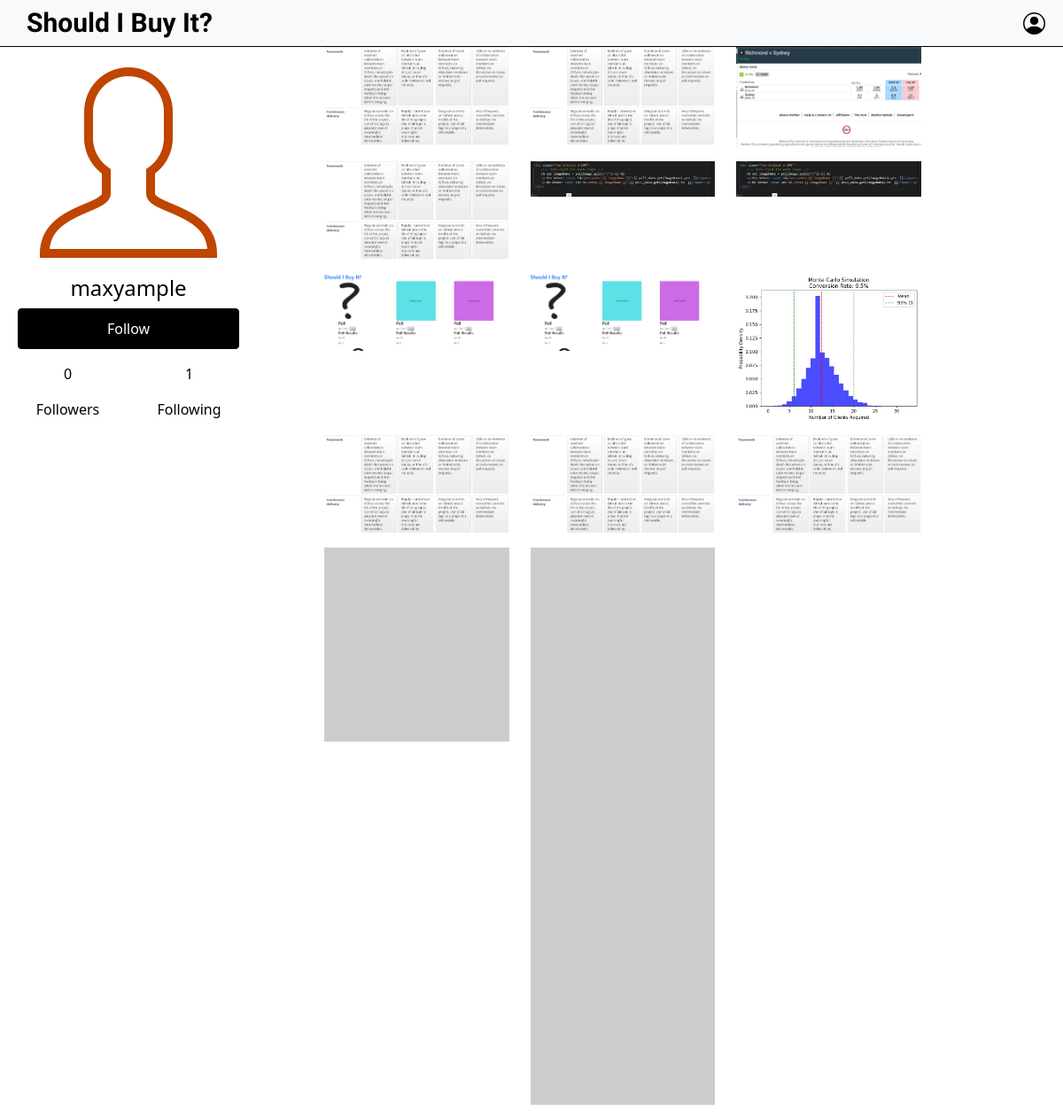
The page /user/13 (signed in) on the database its author committed.
### database/models.py (models this page shows, shortened)
class User(db.Model):
    id = db.Column(db.Integer, primary_key=True)
    username = db.Column(db.String(255), unique=True, nullable=False)
    email = db.Column(db.String(255), unique=True, nullable=False)
    password = db.Column(db.String(255), nullable=False)
    profile_picture = db.Column(db.String(255))
    images = db.relationship('Image', backref='user', lazy=True)
    votes = db.relationship('Vote', backref='user', lazy=True)
    comments = db.relationship('Comment', backref='user', lazy=True)
    followers = db.relationship('Follow', foreign_keys='Follow.follower_id', backref='follower', lazy=True)

class Image(db.Model):
    id = db.Column(db.Integer, primary_key=True, autoincrement=True)
    user_id = db.Column(db.Integer, db.ForeignKey('user.id'), nullable=False)
    image_path = db.Column(db.String(255), nullable=False)
    post_title = db.Column(db.String(255), nullable=False)
    post_description = db.Column(db.String(255), nullable=False)
    upload_date = db.Column(db.DateTime, default=datetime.utcnow)
    votes = db.relationship('Vote', backref='image', lazy=True)
    comments = db.relationship('Comment', backref='image', lazy=True)

### user/user.py (the view)
@user.route('/<userid>')
def showUser(userid):
    try:
        return render_template('user.html',
                               user=User.query.get(userid),
                               isFollowing=isFollowing(current_user.id, userid),
                               followers=get_followers_count(userid),
                               following=get_following_count(userid))
    except TemplateNotFound:
        abort(404)

### app.py (called while the page is built)
@login_manager.user_loader
def load_user(id):
    return User.query.get(int(id))

### database/routes.py (called while the page is built)
def isFollowing(current_user_id, followed_user_id):
    if Follow.query.filter_by(follower_id=current_user_id, followee_id=followed_user_id).first() is not None:
        return True
    return False

def get_followers_count(user_id):
    followers_count = Follow.query.filter_by(followee_id=user_id).count()
    return followers_count

def get_following_count(user_id):
    following_count = Follow.query.filter_by(follower_id=user_id).count()
    return following_count

### templates/user.html (shortened to what this page needs)
{% extends "base.html" %}
{% block content %}
    <div class="container mx-2">
        <div class="row justify-content-start vh-100">
            <div class="col-auto profile-head">
                <div class="profile-picture-container">
                    {% if current_user.profile_pic %}
                        <img src="{{ url_for('static', filename='upload_folder/' + user.profile_pic) }}"
                             alt="Profile Picture">
                    {% else %}
                        <img src="{{ url_for('static', filename='upload_folder/user-icon.png') }}"
                             alt="Default Profile Picture">
                    {% endif %}
                </div>
                <h4 class="text-center">{{ user.username }}</h4>
                <div class="w-auto">
                    <button class="btn btn-primary w-100" id="follow-button" onclick="toggleFollow({{ user.id }})">
                        {% if isFollowing %}
                            Following
                        {% else %}
                            Follow
                        {% endif %}
                    </button>
                </div>
                <div class="row justify-content-around w-auto py-3">
                    <div class="col text-center">
                        <p id="followers-count">{{ followers }}</p>
                        <p>Followers</p>
                    </div>
                    <div class="col text-center">
                        <p id="following-count">{{ following }}</p>
                        <p>Following</p>
                    </div>
                </div>
            </div>
            <div class="col container-fluid">
                <div class="row justify-content-center">
                    <div class="col-lg-10">
                        <div class="row image-grid">
                            {% for image in current_user.images[::-1] %}
                                {% if loop.index % 3 == 1 %}
                                    <div class="row">
                                {% endif %}
                            <div class="col-md-4 mb-3">
                                <div class="image-container">
                                    <img src="{{ url_for('static', filename='upload_folder/' + image.image_path) }}"
                                         alt="Uploaded Image" class="img-fluid image-thumbnail">
                                </div>
                            </div>
                            {% if loop.index % 3 == 0 or loop.last %}
                                </div>
                            {% endif %}
                            {% endfor %}
                        </div>
                    </div>
                </div>
            </div>
        </div>
    </div>
{% endblock %}

### static/css/colors.css (style rules this page uses)
:root { --card-light : #F2FCF9; --yes-primary: #BCF7BF; --yes-secondary: #1E341F; --no-primary: #ED1D5B; --no-secondary: #49081C; }

### static/css/styles.css (style rules this page uses)
body { color: #000; background-color: #fff; }
.btn-primary { background-color: #000000; border-color: #ffffff; border-color: #000000; padding: 10px 30px; }

### rows shown on the page
User: username "maxyample"
Image: image_path (picture)
Image: image_path (picture)
Image: image_path (picture)
Image: image_path (picture)
Image: image_path (picture)
Image: image_path (picture)
Image: image_path (picture)
Image: image_path (picture)
Image: image_path (picture)
Image: image_path (picture)
Image: image_path (picture)
Image: image_path (picture)

### other values the page prints
{{ followers }} "0"
{{ following }} "1"
